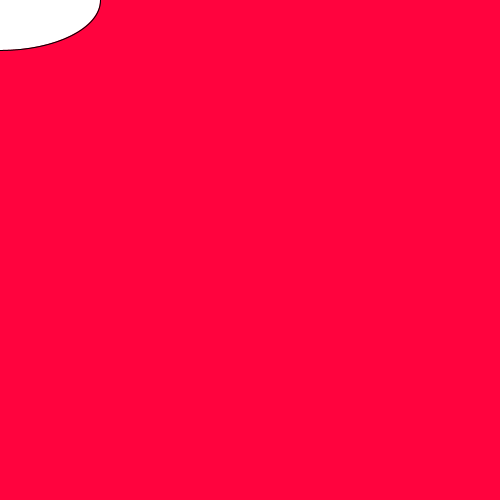
Frame 1 (no input)
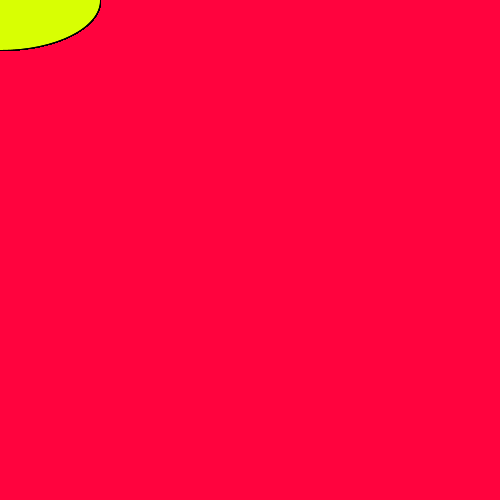
Frame 60 (the mouse pressed at the canvas centre just before this capture)
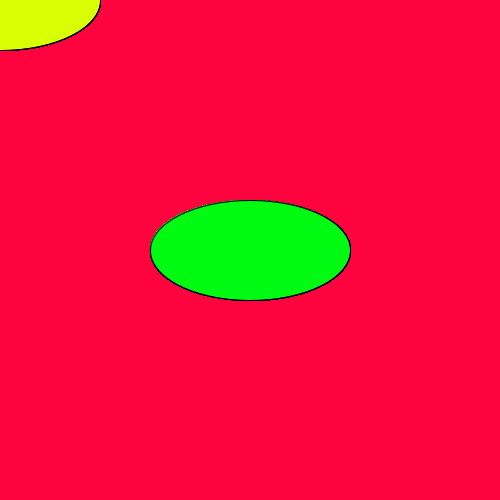
Frame 120 (the mouse held since frame 60 and released just before this capture)

The Processing sketch that drew these frames (run headless with seeded random() and noise(); from frame 60 on, the mouse is pressed at the canvas centre):

// Processing sketch: Second_Java_Practice
// ── Second_Java_Practice.pde
void setup() {
  size(500,500);
  background(#FF033E);
}
void draw(){
  ellipse(mouseX,mouseY,200,100);
  if(mousePressed){
    print(mouseX);
    println(mouseY);
    fill(#00FA12);
}
else{
  fill(#D8FF03);
}
}
